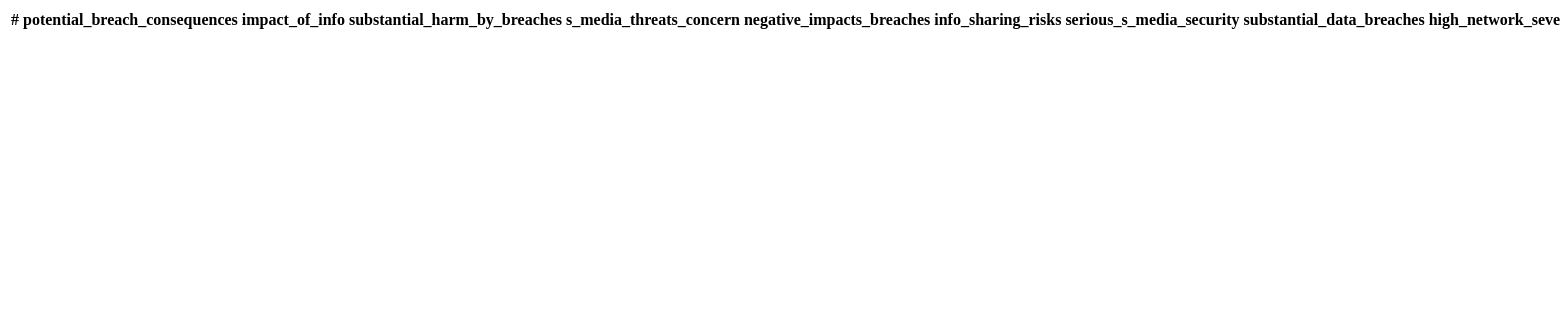
Page /datasets/ on the earlier database version.
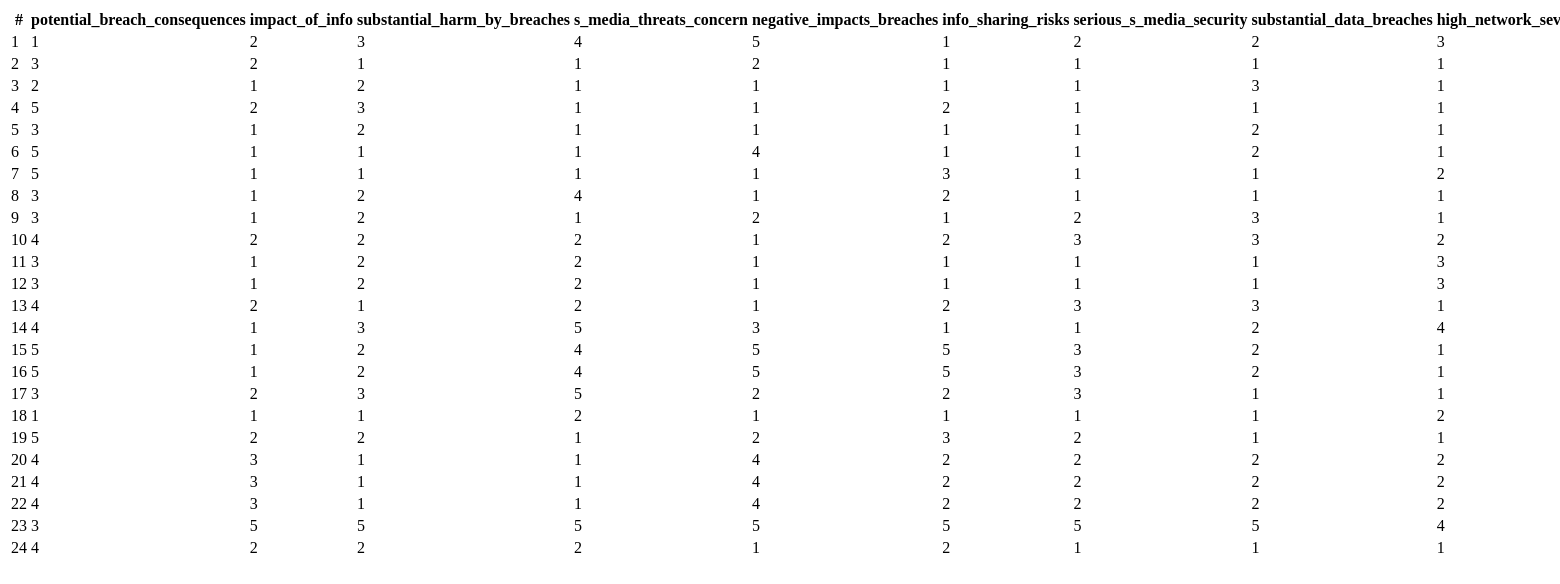
Same page on the later database version.
### pmtapp/models.py (models this page shows, shortened)
class PerceivedSeverity(models.Model):
    POTENTIAL_BREACH_CONSEQUENCES = [('1', 'Strongly Agree'), ('2', 'Agree'), ('3', 'Neutral'), ('4', 'Disagree'), ('5', 'Strongly Disagree')]
    INFO_BREACH_IMPACT_CONSEQUENCES = [('1', 'Strongly Agree'), ('2', 'Agree'), ('3', 'Neutral'), ('4', 'Disagree'), ('5', 'Strongly Disagree')]
    SUBSTANTIAL_HARM_BY_BREACHES = [('1', 'Strongly Agree'), ('2', 'Agree'), ('3', 'Neutral'), ('4', 'Disagree'), ('5', 'Strongly Disagree')]
    S_MEDIA_THREAT_CONCERN = [('1', 'Strongly Agree'), ('2', 'Agree'), ('3', 'Neutral'), ('4', 'Disagree'), ('5', 'Strongly Disagree')]
    NEGATIVE_IMPACTS_ON_BREACHES = [('1', 'Strongly Agree'), ('2', 'Agree'), ('3', 'Neutral'), ('4', 'Disagree'), ('5', 'Strongly Disagree')]
    INFO_SHARING_RISKS = [('1', 'Strongly Agree'), ('2', 'Agree'), ('3', 'Neutral'), ('4', 'Disagree'), ('5', 'Strongly Disagree')]
    SERIOUS_S_MEDIA_SECURITY = [('1', 'Strongly Agree'), ('2', 'Agree'), ('3', 'Neutral'), ('4', 'Disagree'), ('5', 'Strongly Disagree')]
    SUBSTANTIAL_DATA_BREACHES = [('1', 'Strongly Agree'), ('2', 'Agree'), ('3', 'Neutral'), ('4', 'Disagree'), ('5', 'Strongly Disagree')]
    HIGH_NETWORK_SEVERITY =[('1', 'Strongly Agree'), ('2', 'Agree'), ('3', 'Neutral'), ('4', 'Disagree'), ('5', 'Strongly Disagree')]
    S_MEDIA_NEGATIVE_CONSEQUENCES = [('1', 'Strongly Agree'), ('2', 'Agree'), ('3', 'Neutral'), ('4', 'Disagree'), ('5', 'Strongly Disagree')]
    potential_breach_consequences = models.CharField('The potential consequences of security breaches on social networks are severe.', choices=POTENTIAL_BREACH_CONSEQUENCES, max_length=20)
    impact_of_info = models.CharField('The impact of unauthorized access to personal information on social networks is significant.', choices=INFO_BREACH_IMPACT_CONSEQUENCES, max_length=20)
    substantial_harm_by_breaches = models.CharField('The potential harm caused by privacy breaches in social network settings is substantial.', choices=SUBSTANTIAL_HARM_BY_BREACHES, max_length=20)
    s_media_threats_concern = models.CharField('The severity of threats to social network security is something I am concerned about.', choices=S_MEDIA_THREAT_CONCERN, max_length=20)
    negative_impacts_breaches = models.CharField('I believe that security breaches on social networks can lead to serious negative consequences.', choices=NEGATIVE_IMPACTS_ON_BREACHES, max_length=20)
    info_sharing_risks = models.CharField('The potential risks associated with sharing personal information on social networks are significant.', choices=INFO_SHARING_RISKS, max_length=20)
    serious_s_media_security = models.CharField('The severity of threats to social network security is something that should be taken seriously.', choices=SERIOUS_S_MEDIA_SECURITY, max_length=20)
    substantial_data_breaches = models.CharField('The potential harm caused by data breaches on social networks is substantial.', choices=SUBSTANTIAL_DATA_BREACHES, max_length=20)
    high_network_severity = models.CharField('I perceive the severity of threats to social network security as high.', choices=HIGH_NETWORK_SEVERITY, max_length=20)
    s_media_negative_consequences = models.CharField('The negative consequences of security vulnerabilities in social network settings are significant.', choices=S_MEDIA_NEGATIVE_CONSEQUENCES, max_length=20)

### pmtapp/views.py (the view)
# urls.py: path('datasets/', views.datasets, name='datasets'),
def datasets(request):
    ps = PerceivedSeverity.objects.all()
    context = {
        'ps': ps
    }
    return render(request, 'datasets.html', context)

### pmtapp/templates/datasets.html (shortened to what this page needs)
<!DOCTYPE html>
<html lang="en">
<head>
</head>
<body>
    <div class="container">
        <div class="row my-4">
            <div class="col-md-12">
                <table class="table bg-white">
                    <thead class="bg-info">
                        <tr>
                            <th scope="col">#</th>
                            <th scope="col">potential_breach_consequences</th>
                            <th scope="col">impact_of_info</th>
                            <th scope="col">substantial_harm_by_breaches</th>
                            <th scope="col">s_media_threats_concern</th>
                            <th scope="col">negative_impacts_breaches</th>
                            <th scope="col">info_sharing_risks</th>
                            <th scope="col">serious_s_media_security</th>
                            <th scope="col">substantial_data_breaches</th>
                            <th scope="col">high_network_severity</th>
                        </tr>
                    </thead>
                    <tbody>
                        {% for p in ps %}
                        <tr>
                            <td>{{ p.id }}</td>
                            <td>{{ p.potential_breach_consequences }}</td>
                            <td>{{ p.impact_of_info }}</td>
                            <td>{{ p.substantial_harm_by_breaches }}</td>
                            <td>{{ p.s_media_threats_concern }}</td>
                            <td>{{ p.negative_impacts_breaches }}</td>
                            <td>{{ p.info_sharing_risks }}</td>
                            <td>{{ p.serious_s_media_security }}</td>
                            <td>{{ p.substantial_data_breaches }}</td>
                            <td>{{ p.high_network_severity }}</td>
                        </tr>
                        {% endfor %}
                    </tbody>
                </table>
            </div>
        </div>
    </div>
</body>
</html>

Differences in the rows shown:
added PerceivedSeverity: id "1", potential_breach_consequences "1", impact_of_info "2", substantial_harm_by_breaches "3", s_media_threats_concern "4", negative_impacts_breaches "5", info_sharing_risks "1", serious_s_media_security "2", substantial_data_breaches "2", high_network_severity "3"
added PerceivedSeverity: id "2", potential_breach_consequences "3", impact_of_info "2", substantial_harm_by_breaches "1", s_media_threats_concern "1", negative_impacts_breaches "2", info_sharing_risks "1", serious_s_media_security "1", substantial_data_breaches "1", high_network_severity "1"
added PerceivedSeverity: id "3", potential_breach_consequences "2", impact_of_info "1", substantial_harm_by_breaches "2", s_media_threats_concern "1", negative_impacts_breaches "1", info_sharing_risks "1", serious_s_media_security "1", substantial_data_breaches "3", high_network_severity "1"
added PerceivedSeverity: id "4", potential_breach_consequences "5", impact_of_info "2", substantial_harm_by_breaches "3", s_media_threats_concern "1", negative_impacts_breaches "1", info_sharing_risks "2", serious_s_media_security "1", substantial_data_breaches "1", high_network_severity "1"
added PerceivedSeverity: id "5", potential_breach_consequences "3", impact_of_info "1", substantial_harm_by_breaches "2", s_media_threats_concern "1", negative_impacts_breaches "1", info_sharing_risks "1", serious_s_media_security "1", substantial_data_breaches "2", high_network_severity "1"
added PerceivedSeverity: id "6", potential_breach_consequences "5", impact_of_info "1", substantial_harm_by_breaches "1", s_media_threats_concern "1", negative_impacts_breaches "4", info_sharing_risks "1", serious_s_media_security "1", substantial_data_breaches "2", high_network_severity "1"
added PerceivedSeverity: id "7", potential_breach_consequences "5", impact_of_info "1", substantial_harm_by_breaches "1", s_media_threats_concern "1", negative_impacts_breaches "1", info_sharing_risks "3", serious_s_media_security "1", substantial_data_breaches "1", high_network_severity "2"
added PerceivedSeverity: id "8", potential_breach_consequences "3", impact_of_info "1", substantial_harm_by_breaches "2", s_media_threats_concern "4", negative_impacts_breaches "1", info_sharing_risks "2", serious_s_media_security "1", substantial_data_breaches "1", high_network_severity "1"
added PerceivedSeverity: id "9", potential_breach_consequences "3", impact_of_info "1", substantial_harm_by_breaches "2", s_media_threats_concern "1", negative_impacts_breaches "2", info_sharing_risks "1", serious_s_media_security "2", substantial_data_breaches "3", high_network_severity "1"
added PerceivedSeverity: id "10", potential_breach_consequences "4", impact_of_info "2", substantial_harm_by_breaches "2", s_media_threats_concern "2", negative_impacts_breaches "1", info_sharing_risks "2", serious_s_media_security "3", substantial_data_breaches "3", high_network_severity "2"
added PerceivedSeverity: id "11", potential_breach_consequences "3", impact_of_info "1", substantial_harm_by_breaches "2", s_media_threats_concern "2", negative_impacts_breaches "1", info_sharing_risks "1", serious_s_media_security "1", substantial_data_breaches "1", high_network_severity "3"
added PerceivedSeverity: id "12", potential_breach_consequences "3", impact_of_info "1", substantial_harm_by_breaches "2", s_media_threats_concern "2", negative_impacts_breaches "1", info_sharing_risks "1", serious_s_media_security "1", substantial_data_breaches "1", high_network_severity "3"
added PerceivedSeverity: id "13", potential_breach_consequences "4", impact_of_info "2", substantial_harm_by_breaches "1", s_media_threats_concern "2", negative_impacts_breaches "1", info_sharing_risks "2", serious_s_media_security "3", substantial_data_breaches "3", high_network_severity "1"
added PerceivedSeverity: id "14", potential_breach_consequences "4", impact_of_info "1", substantial_harm_by_breaches "3", s_media_threats_concern "5", negative_impacts_breaches "3", info_sharing_risks "1", serious_s_media_security "1", substantial_data_breaches "2", high_network_severity "4"
added PerceivedSeverity: id "15", potential_breach_consequences "5", impact_of_info "1", substantial_harm_by_breaches "2", s_media_threats_concern "4", negative_impacts_breaches "5", info_sharing_risks "5", serious_s_media_security "3", substantial_data_breaches "2", high_network_severity "1"
added PerceivedSeverity: id "16", potential_breach_consequences "5", impact_of_info "1", substantial_harm_by_breaches "2", s_media_threats_concern "4", negative_impacts_breaches "5", info_sharing_risks "5", serious_s_media_security "3", substantial_data_breaches "2", high_network_severity "1"
added PerceivedSeverity: id "17", potential_breach_consequences "3", impact_of_info "2", substantial_harm_by_breaches "3", s_media_threats_concern "5", negative_impacts_breaches "2", info_sharing_risks "2", serious_s_media_security "3", substantial_data_breaches "1", high_network_severity "1"
added PerceivedSeverity: id "18", potential_breach_consequences "1", impact_of_info "1", substantial_harm_by_breaches "1", s_media_threats_concern "2", negative_impacts_breaches "1", info_sharing_risks "1", serious_s_media_security "1", substantial_data_breaches "1", high_network_severity "2"
added PerceivedSeverity: id "19", potential_breach_consequences "5", impact_of_info "2", substantial_harm_by_breaches "2", s_media_threats_concern "1", negative_impacts_breaches "2", info_sharing_risks "3", serious_s_media_security "2", substantial_data_breaches "1", high_network_severity "1"
added PerceivedSeverity: id "20", potential_breach_consequences "4", impact_of_info "3", substantial_harm_by_breaches "1", s_media_threats_concern "1", negative_impacts_breaches "4", info_sharing_risks "2", serious_s_media_security "2", substantial_data_breaches "2", high_network_severity "2"
added PerceivedSeverity: id "21", potential_breach_consequences "4", impact_of_info "3", substantial_harm_by_breaches "1", s_media_threats_concern "1", negative_impacts_breaches "4", info_sharing_risks "2", serious_s_media_security "2", substantial_data_breaches "2", high_network_severity "2"
added PerceivedSeverity: id "22", potential_breach_consequences "4", impact_of_info "3", substantial_harm_by_breaches "1", s_media_threats_concern "1", negative_impacts_breaches "4", info_sharing_risks "2", serious_s_media_security "2", substantial_data_breaches "2", high_network_severity "2"
added PerceivedSeverity: id "23", potential_breach_consequences "3", impact_of_info "5", substantial_harm_by_breaches "5", s_media_threats_concern "5", negative_impacts_breaches "5", info_sharing_risks "5", serious_s_media_security "5", substantial_data_breaches "5", high_network_severity "4"
added PerceivedSeverity: id "24", potential_breach_consequences "4", impact_of_info "2", substantial_harm_by_breaches "2", s_media_threats_concern "2", negative_impacts_breaches "1", info_sharing_risks "2", serious_s_media_security "1", substantial_data_breaches "1", high_network_severity "1"
